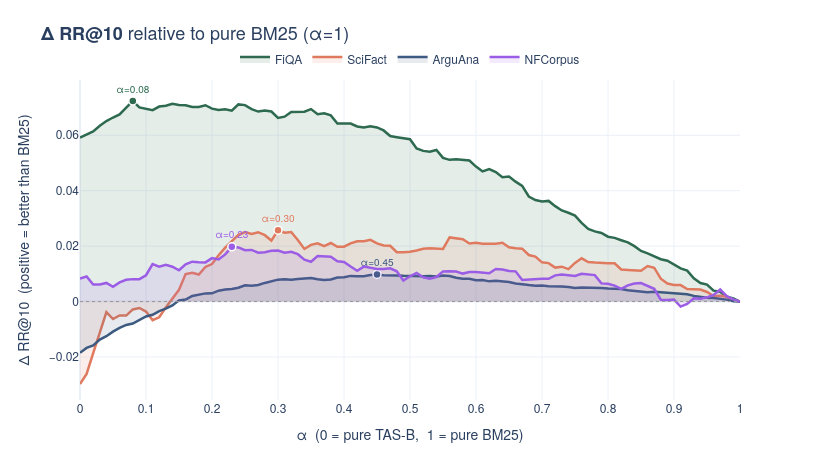
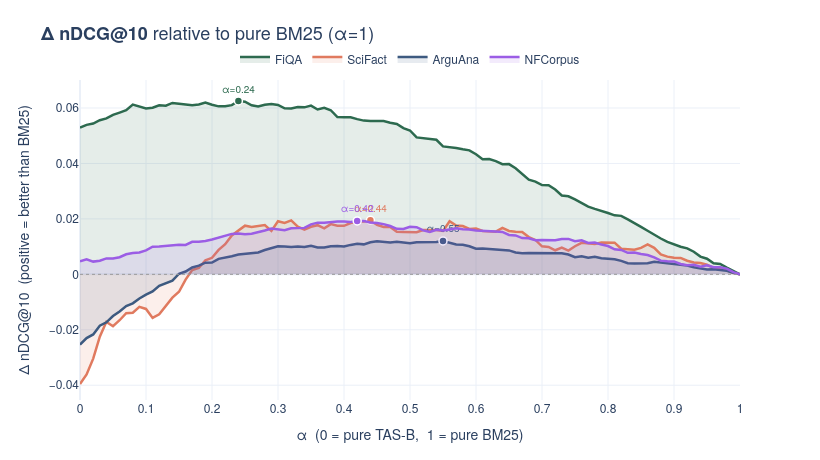
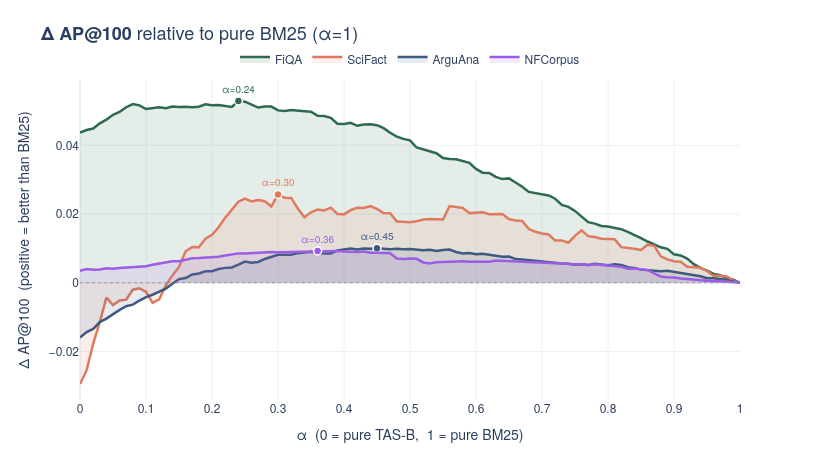

Notebook source saved alongside these figures, in order:
### Markdown cell above
## 1b · Metric Delta vs. Pure BM25

Since datasets have very different absolute scores, the area charts above make it hard to see *where the interpolation helps most*.  
These charts show **Δ = score(α) − score(α=1)**, i.e. the gain (or loss) over pure BM25.  
A positive value means the hybrid pipeline outperforms BM25 alone; the peak shows each dataset's optimal α.

### Code cell
def make_delta_chart(df, metric, colors):
    fig = go.Figure()

    for dataset in df["dataset"].unique():
        sub = df[df["dataset"] == dataset].sort_values("alpha")
        # α = 1.0 is pure BM25 (weight 1 on lexical, 0 on semantic)
        bm25_score = sub.loc[sub["alpha"] == 1.0, metric].values[0]
        delta = sub[metric] - bm25_score

        # Find the peak
        peak_idx = delta.idxmax()
        peak_alpha = sub.loc[peak_idx, "alpha"]
        peak_delta = delta.loc[peak_idx]

        c = colors[dataset]
        rgba_fill = f"rgba({int(c[1:3],16)},{int(c[3:5],16)},{int(c[5:7],16)},0.12)"

        fig.add_trace(go.Scatter(
            x=sub["alpha"], y=delta,
            mode="lines",
            name=dataset,
            line=dict(color=c, width=2.5),
            fill="tozeroy",
            fillcolor=rgba_fill,
            hovertemplate=f"<b>{dataset}</b><br>α=%{{x:.2f}}<br>Δ{metric}=%{{y:+.4f}}<extra></extra>",
        ))

        # Mark the peak with a dot
        fig.add_trace(go.Scatter(
            x=[peak_alpha], y=[peak_delta],
            mode="markers+text",
            marker=dict(color=c, size=8, line=dict(color="white", width=1.5)),
            text=[f"α={peak_alpha:.2f}"],
            textposition="top center",
            textfont=dict(size=10, color=c),
            showlegend=False,
            hoverinfo="skip",
        ))

    # Zero reference line
    fig.add_hline(y=0, line_dash="dot", line_color="#999", line_width=1)

    fig.update_layout(
        title=dict(text=f"<b>Δ {metric}</b> relative to pure BM25 (α=1)", font_size=18),
        xaxis=dict(title="α  (0 = pure TAS-B,  1 = pure BM25)", dtick=0.1, range=[0, 1]),
        yaxis=dict(title=f"Δ {metric}  (positive = better than BM25)"),
        legend=dict(orientation="h", yanchor="bottom", y=1.02, xanchor="center", x=0.5),
        template="plotly_white",
        width=820, height=460,
        margin=dict(t=80, b=60),
        font=dict(family="Helvetica Neue, Segoe UI, sans-serif"),
    )
    return fig


for m in METRICS:
    fig = make_delta_chart(df, m, COLORS)
    fig.show()
